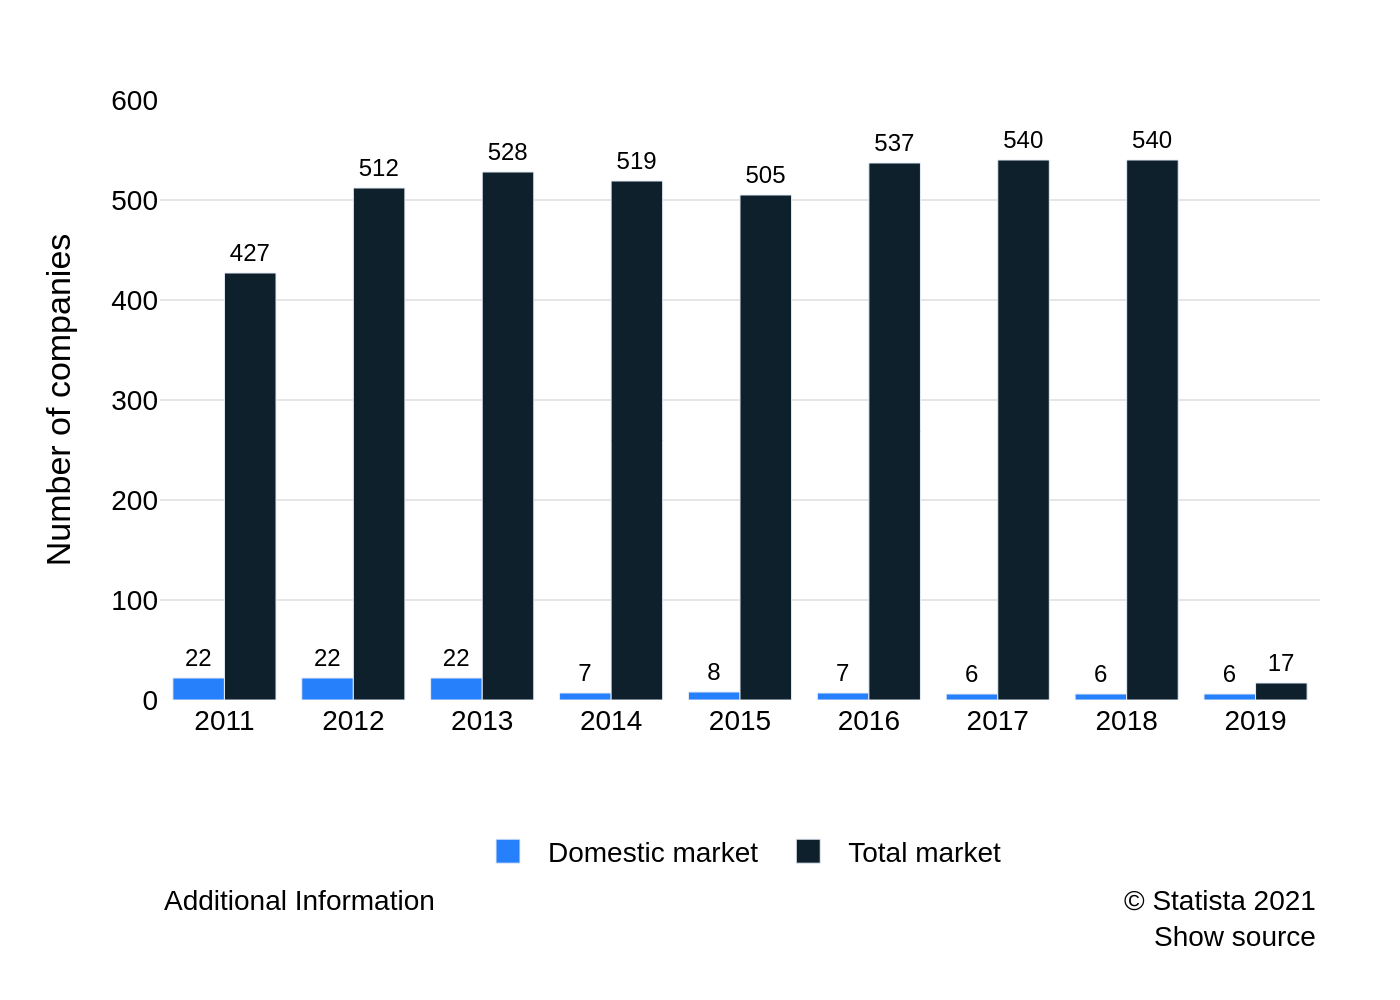

Generate this figure with Python:
import sys
import json
import pathlib
import plotly.graph_objects as go

# Check for command-line argument
if len(sys.argv) != 2:
    print("Usage: python script.py <path_to_json_file>")
    sys.exit(1)

# Get file path from command-line argument
json_path = pathlib.Path(sys.argv[1])

# Read the JSON file
with open(json_path, 'r', encoding='utf-8') as f:
    chart_info = json.load(f)

# Extract data from the JSON object
chart_data = chart_info.get('chart_data', {})
texts = chart_info.get('texts', {})
colors = chart_info.get('colors', [])
categories = chart_data.get('categories', [])
series = chart_data.get('series', [])

# Initialize the figure
fig = go.Figure()

# Add a trace for each data series
for i, s in enumerate(series):
    fig.add_trace(go.Bar(
        x=categories,
        y=s['data'],
        name=s['name'],
        marker_color=colors[i],
        text=s['data'],
        textposition='outside',
        textfont=dict(family='Arial', size=12, color='#000000'),
        cliponaxis=False
    ))

# Update the layout of the chart
fig.update_layout(
    barmode='group',
    plot_bgcolor='white',
    font=dict(family="Arial", size=14, color="black"),
    margin=dict(l=80, r=40, t=50, b=150),
    yaxis=dict(
        title=texts.get('y_axis_title'),
        range=[0, 600],
        gridcolor='#E5E5E5',
        showgrid=True,
        zeroline=False
    ),
    xaxis=dict(
        title=texts.get('x_axis_title'),
        showgrid=False
    ),
    legend=dict(
        orientation="h",
        yanchor="top",
        y=-0.2,
        xanchor="center",
        x=0.5
    ),
    annotations=[
        dict(
            text=texts.get('note'),
            showarrow=False,
            xref="paper", yref="paper",
            x=0, y=-0.3,
            xanchor='left', yanchor='top',
            align='left'
        ),
        dict(
            text=texts.get('source'),
            showarrow=False,
            xref="paper", yref="paper",
            x=1, y=-0.3,
            xanchor='right', yanchor='top',
            align='right'
        )
    ]
)

# Define output filename and save the image
output_filename = json_path.with_suffix('.png')
fig.write_image(output_filename, scale=2)

print(f"Chart saved to {output_filename}")
